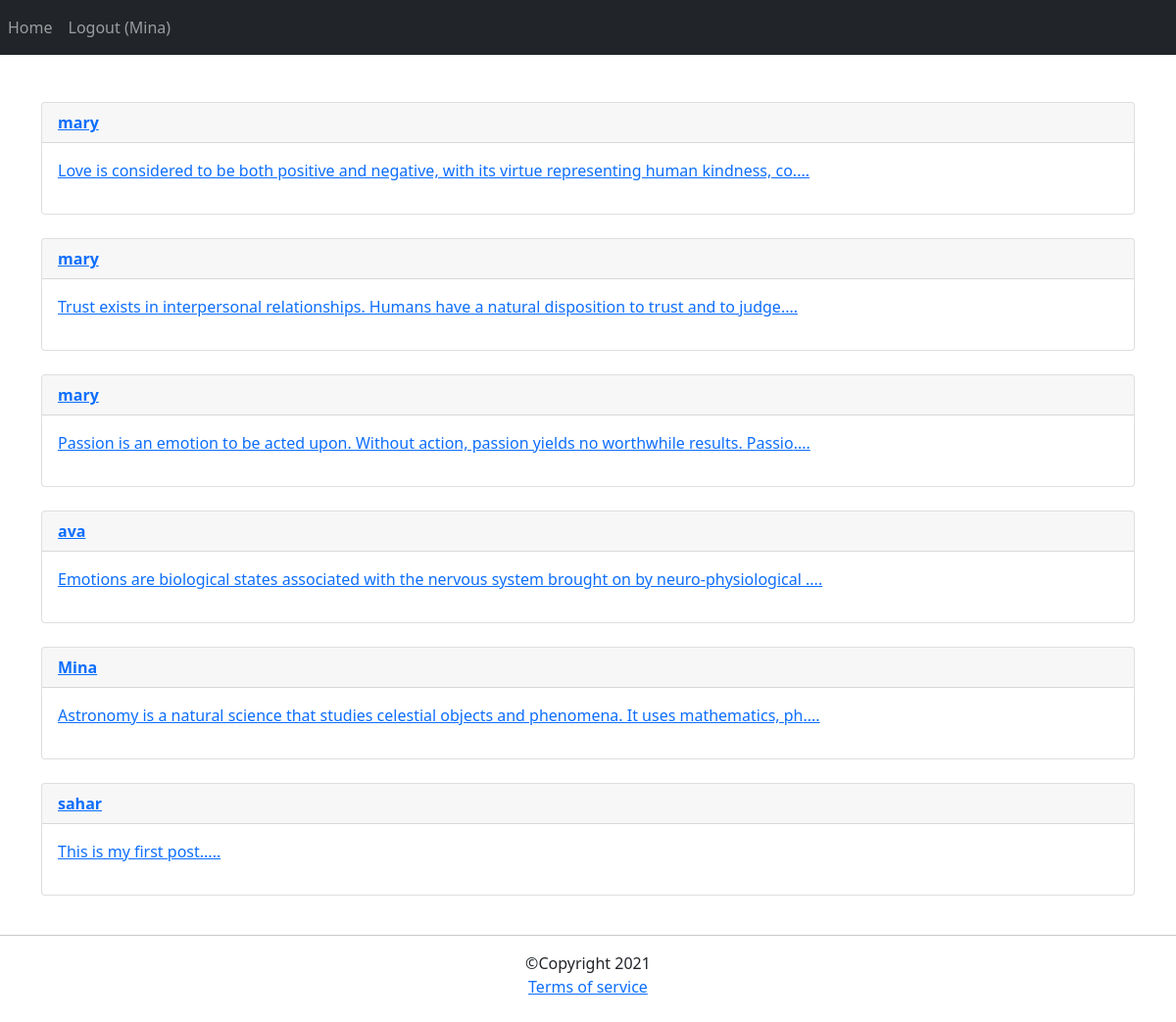
/ (signed in), run on the app's committed database.
### posts/models.py (models this page shows, shortened)
class Post(models.Model):
    user = models.ForeignKey(User, on_delete=models.CASCADE)
    body = models.TextField(max_length=500)
    slug = models.SlugField(max_length=200)
    created = models.DateTimeField(auto_now_add=True)
    def get_absolute_url(self):
        return reverse('posts:post_detail', args=[self.created.year, self.created.month, self.created.day, self.slug])

### posts/views.py (the view)
# urls.py: path('', views.all_posts, name='all_posts'),
def all_posts(request):
    posts = Post.objects.all()
    return render(request, 'posts/all_posts.html', {'posts': posts})

### posts/templates/posts/all_posts.html (shortened to what this page needs)
{% extends 'base.html' %}
{% block content %}
{% for post in posts %}
<div class="card">
    <p class="card-header"><b><a href="{% url 'account:dashboard' post.user.id %}"> {{ post.user }}</a></b> </p>
    <p class="card-body"><a href="{{ post.get_absolute_url }}">{{ post.body|slice:":100" }}....</a> </p>
</div>
    <br/>
{% endfor %}
{% endblock %}

### templates/inc/navbar.html
<nav class="navbar navbar-expand-lg navbar-dark bg-dark">
  <div class="navbar-nav">
    <a class="nav-item nav-link" href="{% url 'posts:all_posts' %}">Home</a>
    {% if request.user.is_authenticated %}
        <a class="nav-item nav-link" href="{% url 'account:logout' %}">Logout ({{ request.user }})</a>
    {% else %}
    <a class="nav-item nav-link" href="{% url 'account:login' %}">Login</a>
    <a class="nav-item nav-link" href="{% url 'account:phone_login' %}">Phone Login</a>
    <a class="nav-item nav-link" href="{% url 'account:register' %}">Register</a>
    {% endif %}
  </div>
</nav>

### data on the page
Post: user "mary", body "Love is considered to be both positive and negative, with its virtue representing human kindness, co"
Post: user "mary", body "Trust exists in interpersonal relationships. Humans have a natural disposition to trust and to judge"
Post: user "mary", body "Passion is an emotion to be acted upon. Without action, passion yields no worthwhile results. Passio"
Post: user "ava", body "Emotions are biological states associated with the nervous system brought on by neuro-physiological"
Post: user "Mina", body "Astronomy is a natural science that studies celestial objects and phenomena. It uses mathematics, ph"
Post: user "sahar", body "This is my first post."

### other printed values
{{ request.user }} "Mina"
